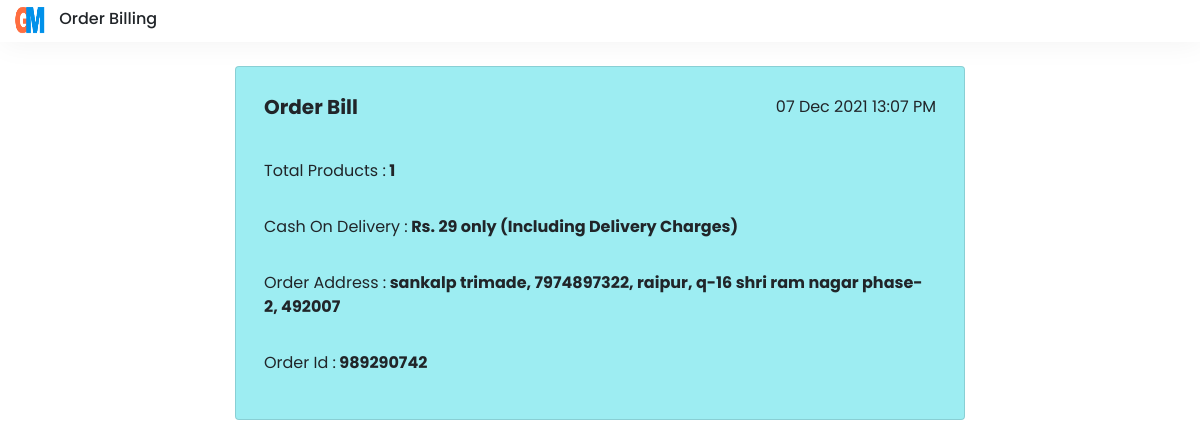
Page /order/bill.php?oid=1 (signed in) on the committed database.
### tables this page shows
CREATE TABLE `orders` (
  `order_id` int(10) NOT NULL,
  `order_unique_id` int(11) NOT NULL,
  `order_product_id` varchar(1000) NOT NULL,
  `order_pricing` varchar(100) NOT NULL,
  `order_quantity` varchar(100) NOT NULL,
  `order_sum_amount` int(100) NOT NULL,
  `order_sum_quantity` int(100) NOT NULL,
  `order_sum_wallet` int(100) NOT NULL,
  `order_address` varchar(1000) NOT NULL,
  `order_user_id` varchar(10) NOT NULL,
  `order_date` varchar(50) NOT NULL,
  `order_user_status` varchar(50) NOT NULL,
  `order_status` int(2) NOT NULL,
  `cancellation_time` varchar(50) NOT NULL
);

### order/bill.php (the view, shortened to what this page needs)
<?php
	require_once '../control/identification.php';
	if(isset($_REQUEST['oid'])){
		$oid = $_REQUEST['oid'];
	}
?>
<!DOCTYPE html>
<html lang="en">
<head>
	<link rel="stylesheet" href="https://maxcdn.bootstrapcdn.com/bootstrap/4.0.0/css/bootstrap.min.css">
</head>
<body>
    <header class="navigation fix-nav">
		<div class="logo-img">
			<div class="d-inline-block">
				<a href="../index.php" class="logo"><img src="../sys_images/logo.png" alt="logo"></a>
			</div>
			<div class="d-inline-block">
				<h1>Order Billing</h1>
			</div>
		</div>
    </header>
	<?php
		$order_select = "select order_unique_id,order_sum_amount,order_sum_quantity,order_sum_wallet,order_address,order_date,cb_cash_order from orders
		inner join cashback on cb_id=1
		where order_id=$oid";
		$order_result = mysqli_query($conn, $order_select);
		if(mysqli_num_rows($order_result) <= 0){
			echo "<div class='p-3 bg-danger text-center'>Sorry, You don't have any orders.</div>";
		}else{
			$order_row = mysqli_fetch_assoc($order_result);
	?>
	<div class="container pt-4 pb-4">
		<div class="row justify-content-center">
			<div class="col-lg-8 col-md-8 ">
				<div class="card my_card " style="background-color:#9dedf2">
					<div class="card-body">
						<div class="d-flex mb-3 NU">
							<div class="p-2 mr-auto h5"><b>Order Bill</b></div>
							<div class="p-2"><?php echo $order_row['order_date'];?></div>
						</div>
						<div class="d-flex mb-3">
							<div class="p-2 mr-auto NU">Total Products :<b> <?php echo $order_row['order_sum_quantity'];?></b></div>
						</div>
						 <div class="d-flex mb-3">
							<div class="p-2 mr-auto NU">Cash On Delivery :<b> Rs. <?php echo $order_row['order_sum_amount'];?> only (Including Delivery Charges)</b></div>
						</div>
						<div class="d-flex mb-3 NU name">
							<div class="p-2 mr-auto">Order Address :<b> <?php echo $order_row['order_address'];?></b></div>
						</div>
						<div class="d-flex mb-3 NU name">
							<div class="p-2 mr-auto">Order Id :<b> <?php echo $order_row['order_unique_id'];?></b></div>
						</div>
					</div>
				</div>
			</div>
		</div>
	</div>
	<?php
		}
	?>
</body>
</html>

### rows in the picture
orders: order_date "07 Dec 2021 13:07 PM", order_sum_quantity "1", order_sum_amount "29", order_address "sankalp trimade, 7974897322, raipur, q-16 shri ram nagar phase-2, 492007", order_unique "989290742"
